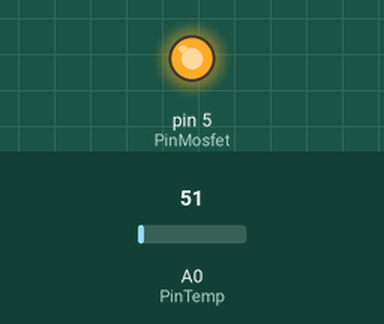
The sketch below on a simulated Arduino Uno, built with avr-gcc and run on an emulated ATmega328P. On the bench: output pins drawn as LEDs (lit = HIGH). The inputs (shaded band) are chosen by the test bench; at power-on: A0 (PinTemp) = 51. What the sketch prints to the serial monitor is not drawn.

Above: at 1.2 s.
1.3 s: A0 (PinTemp) set to 88
4.3 s: A0 (PinTemp) set to 111
Timing chart, 0 to 7.3 s (numbered marks = the images above; inputs shaded):
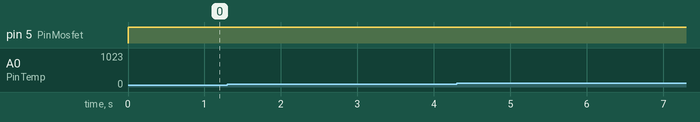

The sketch:

Hausmodell-P.ino
```cpp
#define PinMosfet 5 // Runde Ecken 5, Eckige Ecken 3
#define PinTemp A0
#define DesiredTemp 600
float PFaktor = 0.8;
unsigned long letzteAusgabe = 0;
const unsigned long intervall = 250;

void setup() {
  // put your setup code here, to run once:
  pinMode(PinMosfet, OUTPUT);
  pinMode(PinTemp, INPUT);
  Serial.begin(9600);
}

void loop() {
  int temperaturWert = analogRead(PinTemp);
  int regelDifferenz = DesiredTemp - temperaturWert;

  int stellwert = constrain(regelDifferenz * PFaktor, 0, 255);
  analogWrite(PinMosfet, stellwert);

  if (millis() - letzteAusgabe >= intervall) {
    letzteAusgabe = millis();
    Serial.print("Temperaturwert:");
    Serial.print(temperaturWert);
    Serial.print("\tStellwert:");
    Serial.print(stellwert);
    Serial.print("\tErwünschte Temp:");
    Serial.println(DesiredTemp);
  }
}
```

Measured:
- after the input at 1.3 s, every drawn part: stays the same
- after the input at 4.3 s, every drawn part: stays the same
